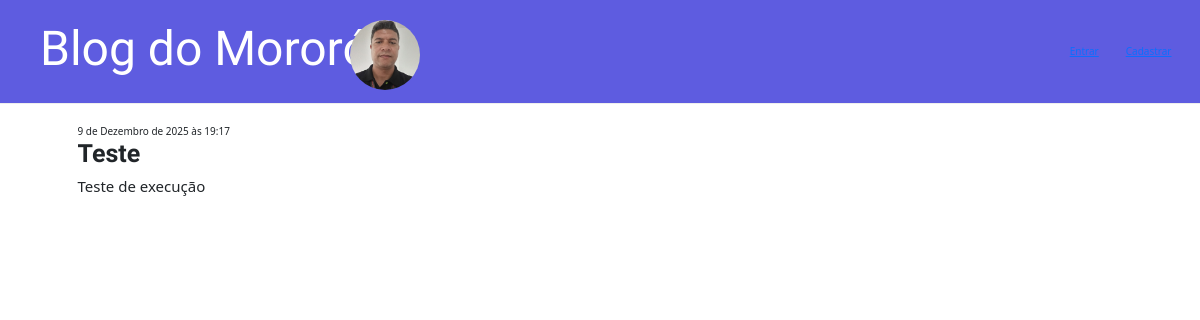
Before: /post/1/ with the older database file.
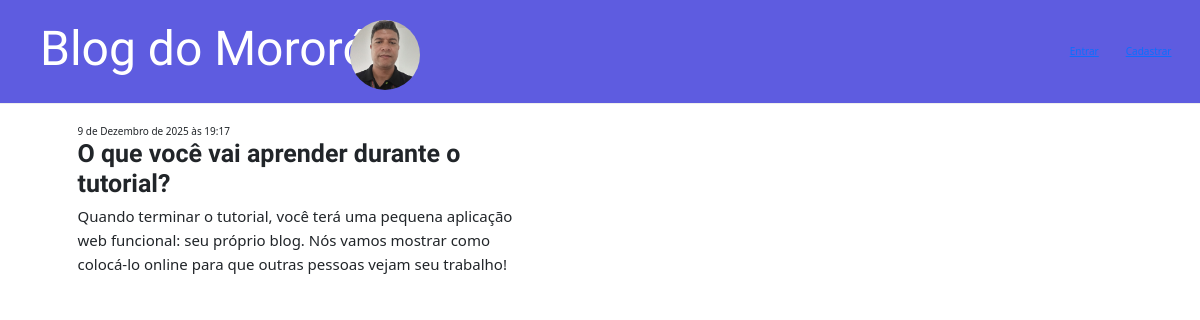
After: the same page with the newer database file.
### blog/models.py (models this page shows, shortened)
class Post(models.Model):
    author = models.ForeignKey(settings.AUTH_USER_MODEL, on_delete=models.CASCADE)
    title = models.CharField(max_length=200)
    text = models.TextField()
    created_date = models.DateTimeField(default=timezone.now)
    published_date = models.DateTimeField(blank=True, null=True)

### blog/views.py (the view)
# urls.py: path('post/<int:pk>/', views.post_detail, name='post_detail'),
def post_detail(request, pk):
    post= get_object_or_404(Post, pk=pk)
    return render(request, "blog/post_detail.html", {'post' :post})

### blog/templates/blog/post_detail.html
{% extends 'blog/base.html' %}
{% block content %}
    {% if post.published_date %}
        {{ post.published_date }}
        <h2>{{ post.title }}</h2>
        <p>{{ post.text }}</p>
    {% endif %}
{% endblock %}

Changed rows visible on the page:
changed Post: title "Teste" → "O que você vai aprender durante o tutorial?"; text "Teste de execução" → "Quando terminar o tutorial, você terá uma pequena aplicação web funcional: seu próprio blog. Nós vamos mostrar como colocá-lo online para que outras pessoas vejam seu trabalho!"
